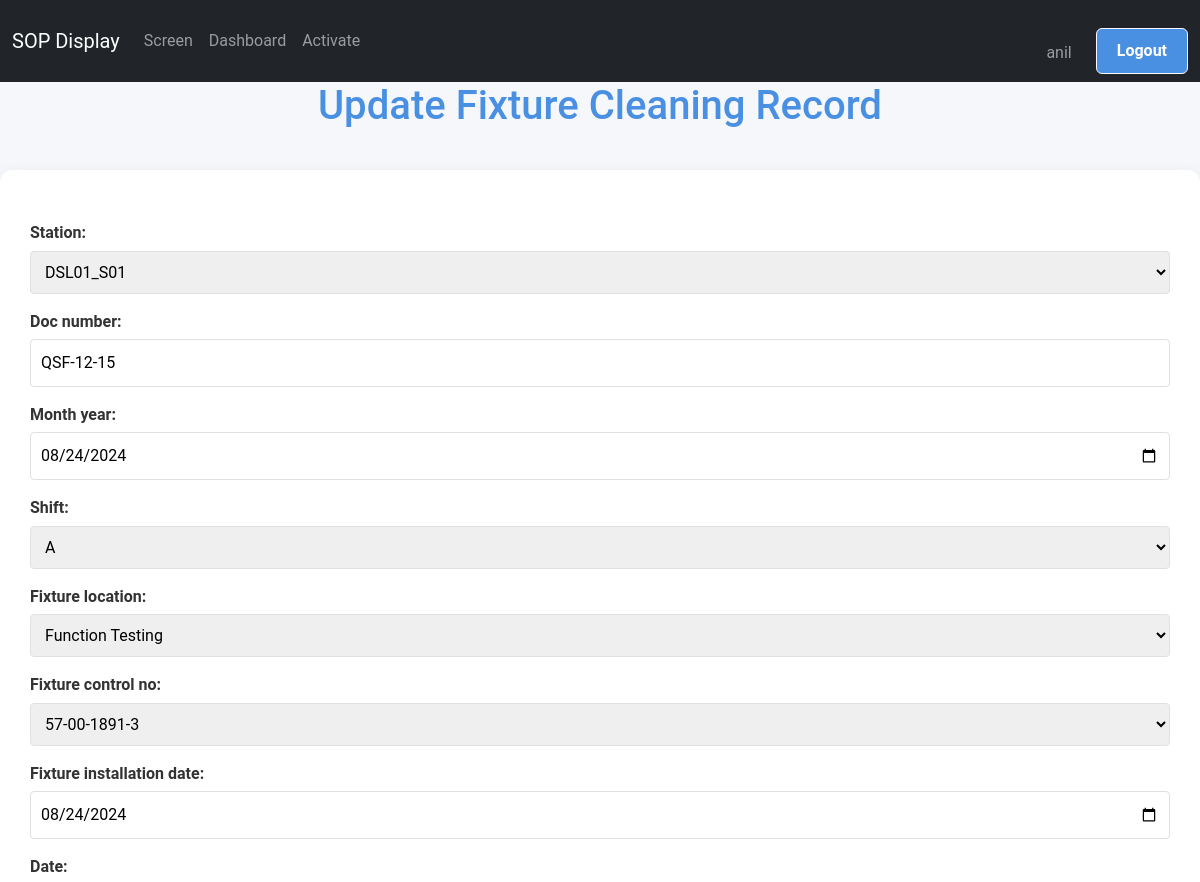
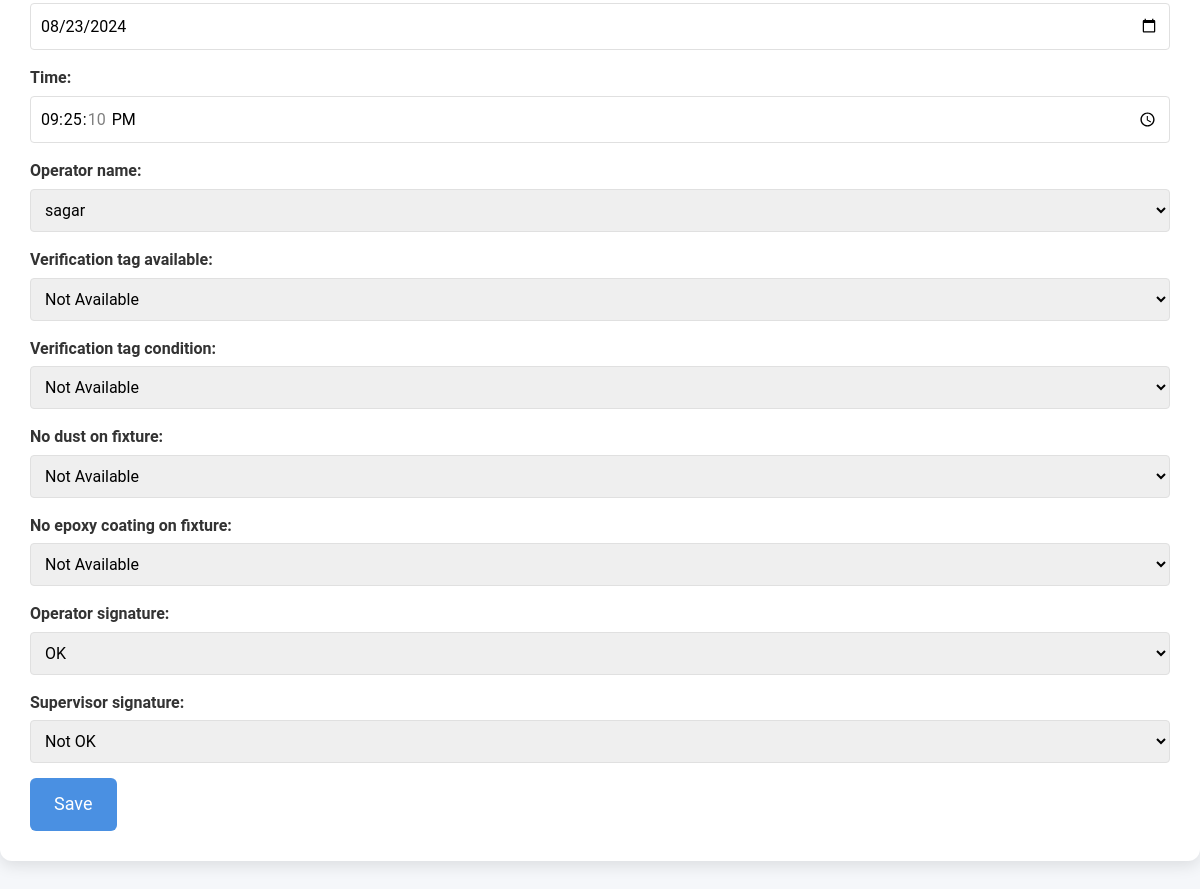
The app's page /screen/fixture/update/3/ (signed in) with its own data (2 pictures, top to bottom).
### screen_app/models.py (models this page shows, shortened)
class FixtureCleaningRecord(models.Model):
    SHIFT_CHOICES = [
        ('A', 'A'),
        ('B', 'B'),
    ]
    FIXTURE_LOCATION = [
        ('visual_inspection', 'Visual Inspection'),
        ('programming_testing', 'Programming & Testing'),
        ('function_testing', 'Function Testing'),
        ('adhesive_application', 'Adhesive Application'),
        ('conformal_coating', 'Conformal Coating'),
        ('housing', 'Housing'),
        ('e90fl', 'E90FL'),
        ('dr_beck_epoxy', 'Dr. Beck Epoxy'),
        ('final_testing', 'Final Testing'),
    ]
    TAG_CHOICES = [
        ('Available', 'Available'),
        ('Not Available', 'Not Available'),
    ]
    TICK_CHOICES = [
        ('✔', 'OK'),
        ('✘', 'Not OK'),
        ('', 'Not Checked')
    ]
    TAG_CHOICES = [
        ('Available', 'Available'),
        ('Not Available', 'Not Available'),
    ]
    station = models.CharField(max_length=100, choices=STATION_CHOICES, default='DSL01_S01')
    doc_number = models.CharField(max_length=20, default="QSF-12-15",blank=True)
    month_year = models.DateField()
    shift = models.CharField(max_length=1, choices=SHIFT_CHOICES)
    fixture_location = models.CharField(max_length=200, choices=FIXTURE_LOCATION)
    fixture_control_no = models.CharField(max_length=200, choices=CONTROL_NUMBER_CHOICES)
    fixture_installation_date = models.DateField()
    date = models.DateField(default=timezone.now,blank=True)
    time = models.TimeField(default=timezone.now,blank=True)
    operator_name = models.ForeignKey(User, on_delete=models.CASCADE, blank=True, null=True)
    verification_tag_available = models.CharField(max_length=25, choices=TAG_CHOICES)
    verification_tag_condition = models.CharField(max_length=25, choices=TAG_CHOICES)
    no_dust_on_fixture = models.CharField(max_length=25, choices=TAG_CHOICES)
    no_epoxy_coating_on_fixture = models.CharField(max_length=25, choices=TAG_CHOICES)
    operator_signature = models.CharField(max_length=1, choices=TICK_CHOICES, default='✔',blank=True)
    supervisor_signature = models.CharField(max_length=1, choices=TICK_CHOICES, default='✘',blank=True)
    class Meta:
        verbose_name = "Fixture Cleaning Record"
        verbose_name_plural = "Fixture Cleaning Records"

### screen_app/views.py (the view)
# urls.py: path('fixture/update/<int:pk>/', UpdateFixtureCleaningRecordView.as_view(), name='update_fixture_cleaning_record'),
@method_decorator(staff_member_required, name='dispatch')
class UpdateFixtureCleaningRecordView(UpdateView):
    model = FixtureCleaningRecord
    form_class = FixtureCleaningRecordForm
    template_name = 'fixture_records/update_fixture_cleaning_record.html'
    success_url = reverse_lazy('list_fixture_cleaning_records')

### screen_app/forms.py
class FixtureCleaningRecordForm(forms.ModelForm):
    class Meta:
        model = FixtureCleaningRecord
        fields = '__all__'
        widgets = {
            'month_year': forms.DateInput(attrs={'type': 'date'}),
            'fixture_installation_date': forms.DateInput(attrs={'type': 'date'}),
            'date': forms.DateInput(attrs={'type': 'date'}),
            'time': forms.TimeInput(attrs={'type': 'time'}),
        }

### screen_app/templates/fixture_records/update_fixture_cleaning_record.html (shortened to what this page needs)
{% extends "base.html" %}
{% block content %}
<h1>{% if form.instance.pk %}Update{% else %}Add{% endif %} Fixture Cleaning Record</h1>
<div class='container'>
    <form method="post">
        {{ form.as_p }}
        <button type="submit">Save</button>
    </form>
</div>
{% endblock content %}

### templates/base.html (shortened to what this page needs)
{% load static %}
<!DOCTYPE html>
<html lang="en">
  <head>
    <link rel="stylesheet" href="{% static 'css/bootstrap.css' %}" />
  </head>
  <body>
    <nav class="navbar navbar-expand-lg navbar-dark bg-dark" id="mainNavbar">
      <div class="container-fluid">
        <a class="navbar-brand" href="/">SOP Display</a>
        <div class="collapse navbar-collapse" id="navbarContent">
          <ul class="navbar-nav me-auto mb-2 mb-lg-0">
            <li class="nav-item">
              <a
                class="nav-link {% if request.resolver_match.url_name == 'display_screen_content' %}active{% endif %}"
                href="{% url 'display_screen_content' %}"
                >Screen</a
              >
            </li>
            {% if user.is_authenticated %}
            <li class="nav-item">
              <a
                class="nav-link {% if request.resolver_match.url_name == 'dashboard' %}active{% endif %}"
                href="{% url 'dashboard' %}"
                >Dashboard</a
              >
            </li>
            {% if user.is_staff %}
            <li class="nav-item">
              <a
                class="nav-link {% if request.resolver_match.url_name == 'activate_product' %}active{% endif %}"
                href="{% url 'activate_product' %}"
                >Activate</a
              >
            </li>
            {% endif %} {% endif %}
          </ul>
          <ul class="navbar-nav ">
            {% if user.is_authenticated %}
            <li class="nav-item mt-4">
              <span class=" nav-link  me-3">{{ user.username }}</span>
            </li>
            <li class="nav-item">
              <form method="post" action="{% url 'logout' %}">
                <button class="btn btn-outline-light" type="submit">
                  Logout
                </button>
              </form>
            </li>
            {% endif %}
          </ul>
        </div>
      </div>
    </nav>
    {% block content %} {% endblock content %}
  </body>
</html>

### templates/base.html (style rules this page uses)
html, body { height: 100%; margin: 0; padding: 0; overflow-x: hidden; }
body { padding-top: 0px; }
.navbar { transition: transform 0.3s ease; }
body { scrollbar-width: none; -ms-overflow-style: none; }
:root { --primary-color: #4a90e2; --secondary-color: #f5f7fa; --text-color: #333; --border-color: #e0e0e0; }
body { font-family: "Roboto", Arial, sans-serif; background-color: var(--secondary-color); color: var(--text-color); line-height: 1.6; margin: 0; padding: 0; }
.container { max-width: 1200px; margin: 40px auto; padding: 30px; background-color: #ffffff; border-radius: 12px; box-shadow: 0 5px 15px rgba(0, 0, 0, 0.1); }
h1 { color: var(--primary-color); font-size: 2.5em; text-align: center; margin-bottom: 30px; }
.btn { display: inline-block; background-color: var(--primary-color); color: white; padding: 10px 20px; text-decoration: none; border-radius: 6px; font-weight: bold; transition: background-color 0.3s ease; }
form { margin-top: 20px; }
form p { margin-bottom: 15px; }
form label { display: block; margin-bottom: 5px; font-weight: bold; }
form input[type="text"], form input[type="date"], form input[type="time"], form select { width: 100%; padding: 10px; border: 1px solid var(--border-color); border-radius: 4px; font-size: 16px; }
form button { background-color: var(--primary-color); color: white; border: none; padding: 12px 24px; font-size: 18px; border-radius: 6px; cursor: pointer; transition: background-color 0.3s ease; }

### records on screen
FixtureCleaningRecord: station "DSL01_S01", doc_number "QSF-12-15", month_year "08/24/2024", shift "A", fixture_location "Function Testing", fixture_control_no "57-00-1891-3", fixture_installation_date "08/24/2024", date "08/23/2024", time "21:25:10", operator_name "sagar", verification_tag_available "Not Available", verification_tag_condition "Not Available", no_dust_on_fixture "Not Available", no_epoxy_coating_on_fixture "Not Available", operator_signature "OK", supervisor_signature "Not OK"

### other values on screen
{{ user.username }} "anil"
